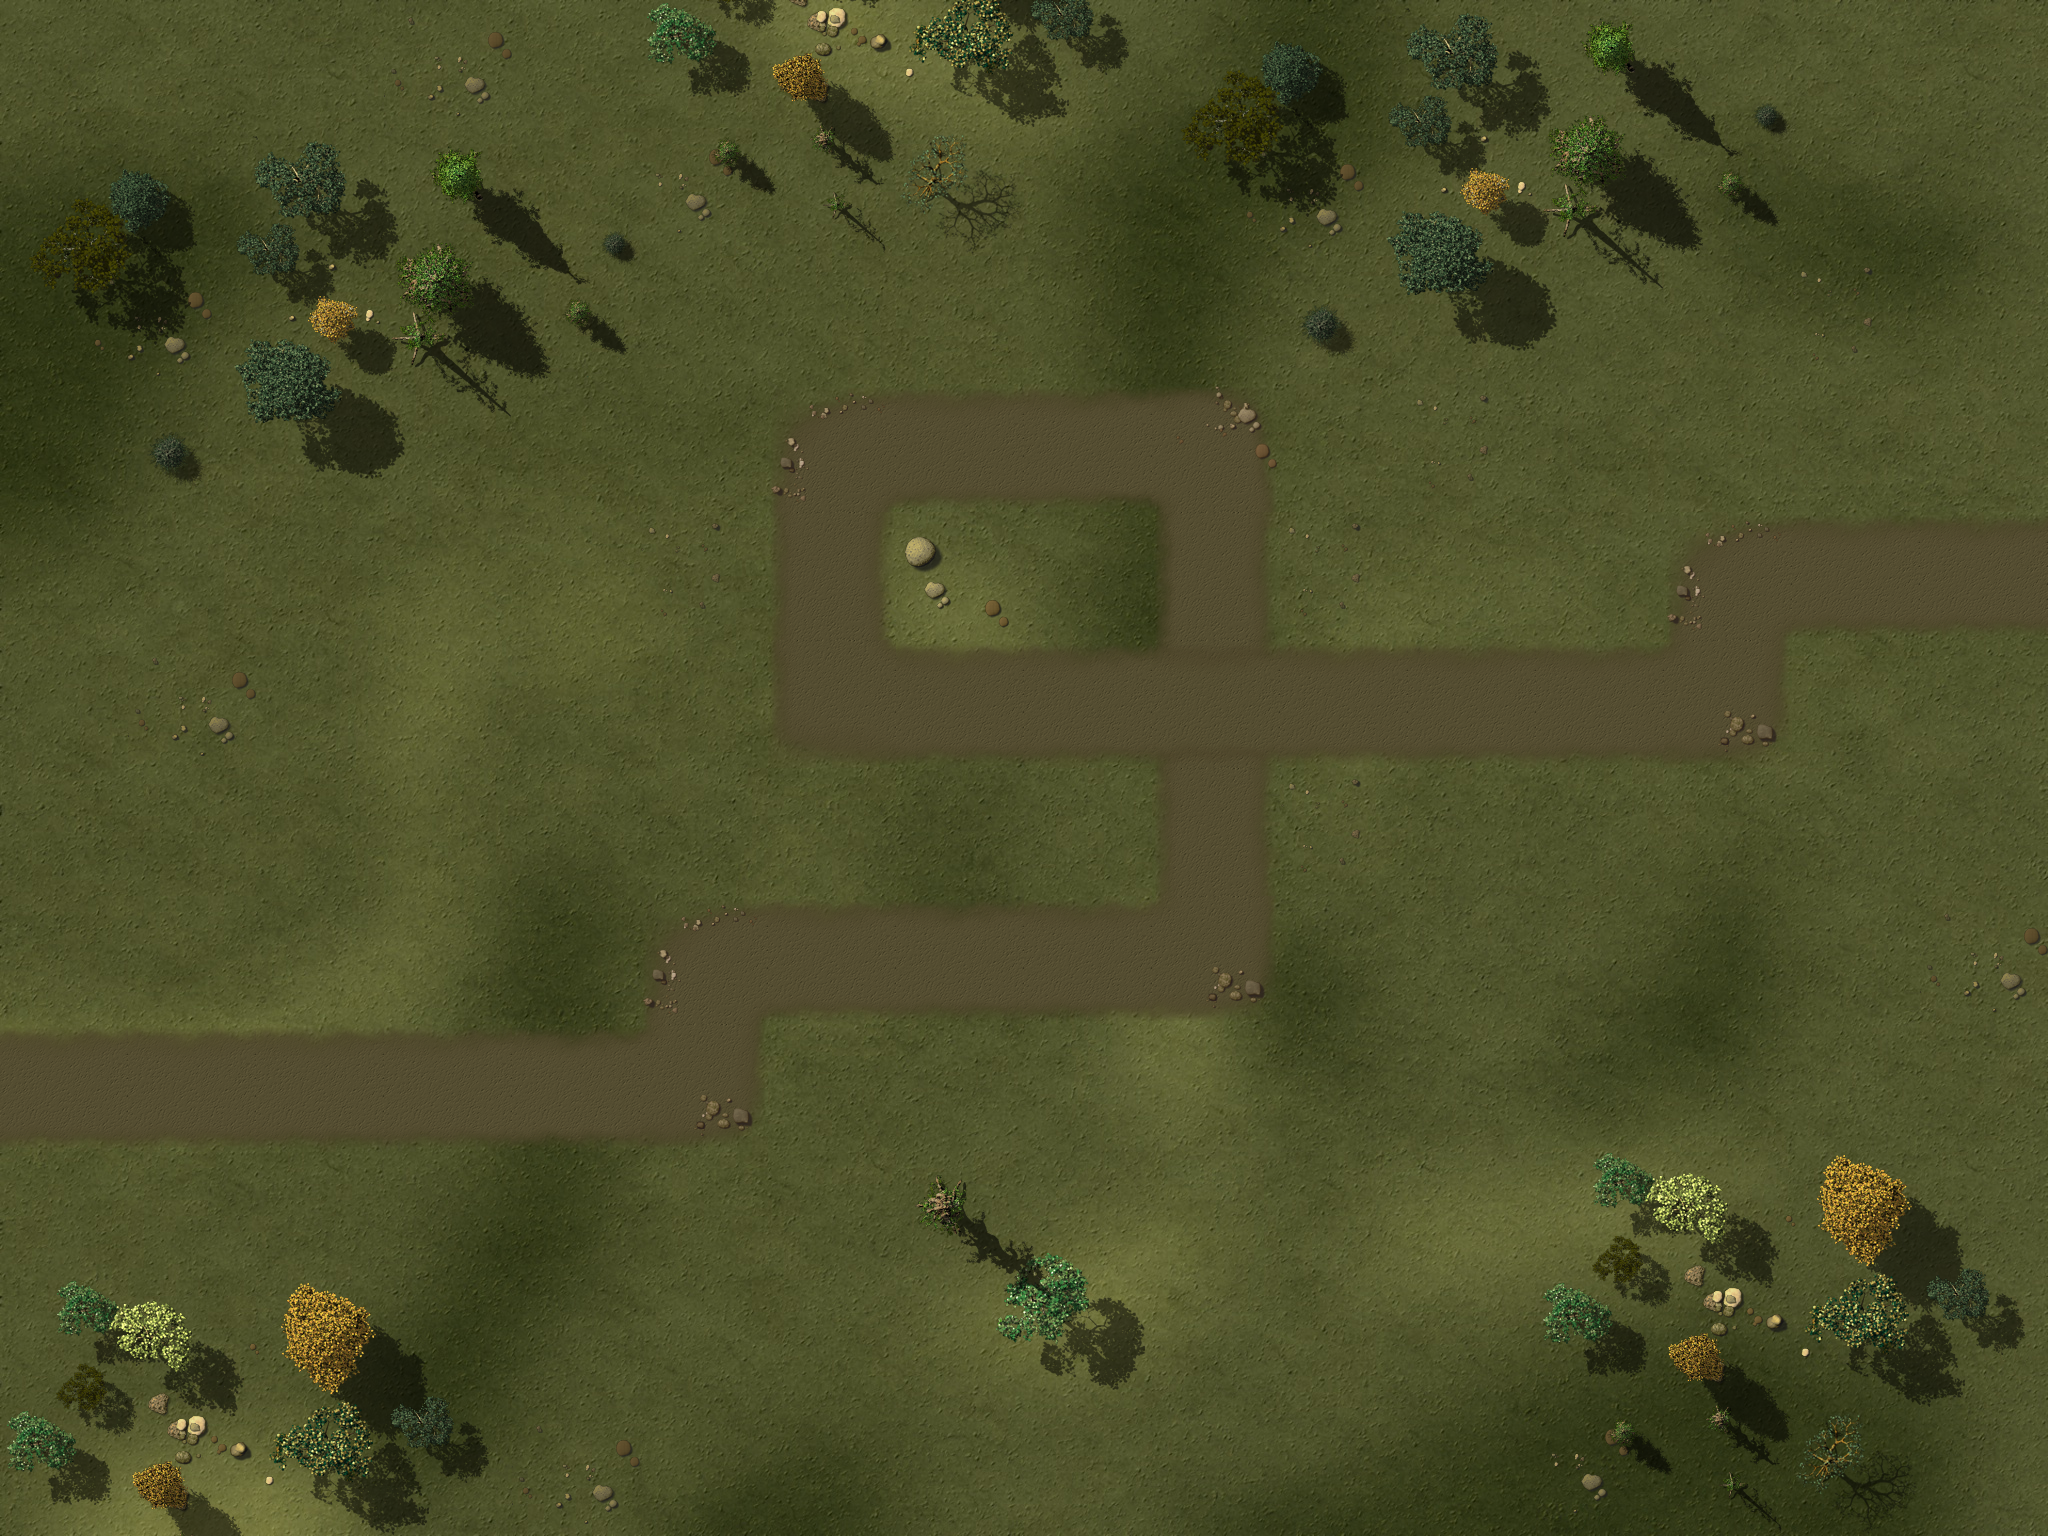

A level layout from a 2D game, rendered from its tile map. Below: a short description, then the map file with tile-grid data replaced by summaries:
An orthogonal 16x12 tile map with 128x128 px tiles, 4 tile layers (Ground, Objects1, Objects2, Path), 1 hidden layer not drawn, 3 tilesets and 11 objects.

<map version="1.0" orientation="orthogonal" width="16" height="12" tilewidth="128" tileheight="128">
 <properties>
<property name="wave01" value="1,1,1,3,1,4,1,1,1,1,4,1,1,1,4,1,1,1,2,1,1,10,10,3,10,3,3" />
<property name="wave02" value="2,2,10,10,10,10,10,10,10,10,10,10,2,10,10,2,2,3,10,10,10,2,2,10,10" />
<property name="wave03" value="4,4,2,10,10,10,1,4,4,4,1,1,1,3,1,10,10,10,4,4,2,10,10,10,2,1,1,1,6" />
<property name="wave04" value="1,1,1,1,10,3,4,4,4,10,10,2,4,2,4,1,1,1,10,10,10,10,1,1,1,2,2,4,4,2,10,10,10,10" />
<property name="wave05" value="6,5,5,5,7,4,7,4,3,5,5,5,5,5,4,7,5,5,3,7,7,7,4,4,5,7,5,7,5,5,5,5,5,5,11,11,11,11,11,11,11,3,3,3,4,4,3,3,4,4,4,4" />
<property name="wave06" value="10,10,10,10,10,10,10,10,5,5,5,7,7,4,4,4,10,10,10,10,4,10,7,8,5,5,10,10,10,10,4,4,7,10,5,5,5,1" />
<property name="wave07" value="10,10,10,5,10,5,5,4,10,10,4,10,10,10,5,5,5,4,5,4,5,7,5,5,5,11,11,11,9,9,9,3,7,7,8" />
<property name="wave08" value="10,10,10,10,10,10,10,10,10,10,10,10,10,10,10,10,10,10,10,10,10,10,10,10,10,10,10,10,10,10,10,10,10,10,10,10,10,5,1" />
<property name="wave09" value="10,10,10,6,5,5,4,4,4,3,3,3,6,5,5,5,11,11,11,10,10,7,10,5,5,4,7,4,5,10,10,10,10,10,10,4,7,5,5,1" />
<property name="wave10" value="1,5,10,10,10,10,10,10,7,6,5,5,5,11,11,11,9,9,9,8,10,100,5,5,4,7,4,5,5,5,5,5,4,7,10,10,10,10,6,5,5,5,101" />
<property name="wave11" value="10,10,8,10,10,10,10,10,3,10,10,10,8,10,10,10,10,10,4,4,4,4,5,5,6,5,10,10,10,6,10,10,10,10,10" />
<property name="wave12" value="2,10,10,7,7,11,11,11,5,5,5,5,5,3,3,4,4,4,5,4,4,8,8,9,9,9,9,6,7,7,7,8,10,3,10,10,10,10,4,4,4,4,7,5,5,5,5,5,5,5,5,10,10,10,7,3,4,4,3,6,1" />
<property name="wave13" value="2,3,4,5,5,5,5,5,7,4,5,5,5,5,5,7,7,5,5,5,5,5,5,5,5,7,4,5,7,3,5,5,5,5,5,8,4,4,4,3,3,7,7,7,8,11,11,11,11,6,7,3,5,5,6" />
<property name="wave14" value="8,3,3,6,7,7,7,5,4,5,4,4,5,5,5,4,5,5,5,5,5,6,5,11,11,11,11,6,11,11,6,5,5,5,5,5,5,5,5,5,5,5,8,11,11,11,9,9,9,5,5,3,3,3,4,4,4,4" />
<property name="wave15" value="5,5,5,5,5,4,4,5,4,5,4,4,5,5,5,5,4,4,4,3,5,5,5,5,5,4,5,4,7,8,5,5,5,6,11,11,11,8,9,9,9,9,5,5,5,3,3,4,4,4,5,5,4,4,3" />
<property name="wave16" value="10,5,5,5,7,7,7,8,10,10,10,5,10,5,10,5,6,10,10,10,5,5,5,5,10,10,10,10,5,5,5,10,9,9,5,5,5,6,6,3,3,11,11,11,11,11,7,7,8,5,5,5,5,3" />
<property name="wave17" value="1,5,5,5,10,8,11,5,5,5,4,4,8,4,4,6,8,9,9,7,7,7,11,11,5,10,10,5,6,10,10,10,5,5,5,5,5,8,4,4,4,3,3,3,4,4,4,4,4,8,5,5,5,5,10,10,10,10,1" />
<property name="wave18" value="6,5,5,5,5,3,3,5,5,5,5,6,5,5,5,11,11,11,11,3,11,11,3,11,11,3,11,11,4,11,11,6,6,10,10,10,10,10,10,10,6,10,10,10,8,5,5,5,5,5,5,5,5,5,5,5,5,2" />
<property name="wave19" value="7,7,3,7,7,5,5,8,5,3,5,5,5,7,5,5,7,7,7,5,7,5,5,5,5,4,11,11,6,11,11,8,9,5,9,4,4,4,5,5,4,4,3,3,11,11,8,11,8,9,9,9,6" />
<property name="wave20" value="8,7,7,6,7,7,7,4,4,4,5,4,5,5,3,5,5,3,5,5,5,10,10,102,10,10,10,10,10,6,10,10,5,5,5,6,10,10,10,10,8,9,9,9,5,5,5,101" />
<property name="wave21" value="2,7,10,10,10,10,10,10,6,11,11,6,11,11,6,11,11,8,10,10,10,10,7,10,10,7,7,10,10,10,7,7,10,10,7,5,5,7,3,3,3,3" />
<property name="wave22" value="4,4,7,10,10,10,5,5,5,5,5,10,10,10,4,4,7,10,10,10,7,5,5,5,8,5,5,5,5,8,6,3,3,4,4,4,3,4,3,3,8,5,3,8" />
<property name="wave23" value="1,5,5,5,10,10,10,7,4,7,4,5,5,5,10,10,10,4,9,9,9,9,5,5,5,5,10,5,5,5,7,7,4,4,7,10,10,10,10,6,5,5,4,4,7,7,3,3,5,6,7,7,7,9,8" />
<property name="wave24" value="8,8,6,5,5,5,5,5,11,11,11,11,9,9,9,7,7,7,11,11,11,11,8,11,11,6,11,11,5,5,5,5,3,5,3,3,3,4,3,8,6,6,7,7,5,5,5,5,4,4,4,5,5,5,9,9,9,9,9" />
<property name="wave25" value="9,9,9,9,10,10,10,10,10,10,10,10,9,9,9,10,10,10,10,10,11,11,11,5,5,4,4,3,3,4,3,6,8,5,5,8,10,10,10,10,10,5,3,6,3,3,6,5,5,6" />
<property name="wave26" value="1,7,5,7,5,7,6,5,5,5,5,5,11,11,11,11,4,4,4,4,6,3,3,7,7,9,9,8,3,3,8,5,5,3,5,5,5,6,5,5,7,7,5,5,5,7,7,2" />
<property name="wave27" value="10,10,10,10,10,10,10,3,10,10,10,10,10,10,10,10,4,4,4,4,5,5,5,10,10,10,10,10,10,10,10" />
<property name="wave28" value="2,10,10,10,3,10,10,10,10,4,4,4,4,7,5,5,5,5,5,5,5,5,10,10,10,7,6,5,5,5,11,11,11,4,4,4,4,4,3,5,6,5,5,8" />
<property name="wave29" value="2,3,4,5,5,5,5,5,7,4,5,5,5,5,5,7,7,5,5,5,8,5,5,5,8,5,5,5,3,3,3,3,4,4,11,11,11,9,9,9,9,5,5,5,5,5,7,4,5,7,3,5,5,5,5,1" />
<property name="wave30" value="103,10,10,10,10,10,7,10,10,7,10,10,10,10,7,10,10,10,10,10,10,102,5,5,5,10,10,11,11,11,11,5,5,6,7,7,9,8,102,9,9,9,9" />
<property name="wave31" value="8,5,5,5,11,11,8,11,11,11,7,7,5,5,9,9,9,6,10,10,10,10,10,10,10,10,10,10,10,10,8,8,4,4,4,3,3,3,4,4,8,8,8,10,10,10,10,10,10,10,5,5,6,5,5,4,4,4" />
<property name="wave32" value="3,5,5,5,3,5,5,3,7,7,9,9,8,5,5,6,4,4,4,3,3,3,5,8,10,10,10,10,5,10,5,10,5,10,10,10,5,5,5,5,10,10,10,10,5,5,5,10" />
<property name="wave33" value="10,10,10,10,10,10,10,10,10,10,10,10,10,10,10,10,10,10,10,10,10,10,10,10,10,10,10,10,10,10,10,10,10,10,10,10,10,10,10,10,10" />
<property name="wave34" value="10,9,9,9,8,4,5,5,4,8,6,5,5,3,3,6,10,10,10,5,10,5,10,5,10,10,10,5,5,5,5,10,5,5,8,8,3,6,6,10,10,10,5,5,5,10" />
<property name="wave35" value="6,11,11,11,10,10,10,10,10,6,7,11,6,11,11,6,10,10,10,10,9,9,7,5,7,5,7,3,8,5,5,8,11,11,11,6" />
<property name="wave36" value="3,3,7,7,5,5,5,6,8,5,5,6,5,5,5,6,5,5,5,5,5,5,7,3,3,5,5,5,5,6,8,4,4,6,3" />
<property name="wave37" value="8,10,10,10,10,10,11,3,3,3,8,5,5,5,6,3,6,7,7,9,9,5,6,8,11,11,11,3,7,7,5,5,5,10,10,10,10,3,6,5,3,6,5,3,6" />
<property name="wave38" value="8,8,6,7,5,5,5,5,5,5,5,5,9,9,8,5,5,5,5,5,9,9,5,3,7,8,4,5,5,4,4,8,3,6,7,7,9,9,8,11,11,3,3" />
<property name="wave39" value="10,10,10,10,5,10,5,10,5,10,10,10,8,5,5,8,3,3,3,4,4,8,6,3,3,3,5,8,5,5,5,5,10,10,10,10,5,5,5,10" />
<property name="wave40" value="102,11,11,11,3,10,10,10,6,10,10,10,8,10,10,10,10,4,4,3,6,5,11,11,11,9,9,9,8,3,6,11,11,3,3,3,3,3,3,8,5,5,4,4,7,7,5,5,5,103" />
 </properties>
 <tileset firstgid="1" name="ground" tilewidth="128" tileheight="128">
  <image source="tilesWorld1.png" width="2048" height="2048" />
 </tileset>
 <tileset firstgid="257" name="path" tilewidth="128" tileheight="128">
  <image source="path01.png" width="512" height="512" />
 </tileset>
 <tileset firstgid="273" name="ground" tilewidth="2048" tileheight="1536">
  <image source="ground5.jpg" width="2048" height="1536" />
 </tileset>
 <layer name="Ground" width="16" height="12">
  <data>[192 cells, 1 non-empty, 1 distinct tile ids]</data>
 </layer>
 <layer name="Objects1" width="16" height="12">
  <data>[192 cells, 10 non-empty, 4 distinct tile ids]</data>
 </layer>
 <layer name="Objects2" width="16" height="12">
  <data>[192 cells, 57 non-empty, 29 distinct tile ids]</data>
 </layer>
 <objectgroup name="Objects3" width="16" height="12" />
 <layer name="Path" width="16" height="12">
  <data>[192 cells, 30 non-empty, 7 distinct tile ids]</data>
 </layer>
 <objectgroup name="Locked" width="16" height="12" visible="0">
  <object x="2432" y="256" />
  <object x="0" y="0" width="2048" height="256" />
  <object x="0" y="1280" width="2048" height="256" />
  <object x="0" y="256" width="128" height="1024" />
  <object x="1920" y="256" width="128" height="1024" />
  <object x="1536" y="1152" width="384" height="128" />
  <object x="1280" y="256" width="256" height="128" />
  <object x="128" y="256" width="512" height="128" />
  <object x="128" y="384" width="256" height="128" />
  <object x="896" y="1152" width="128" height="128" />
 </objectgroup>
 <objectgroup name="Waypoints" width="16" height="12" visible="0">
  <object x="0" y="512">
   <polyline points="-138,575 697,575 701,454 1214,449 1212,-70 824,-72 826,192 1723,184 1723,58 2211,62" />
  </object>
 </objectgroup>
 <layer name="blendAdd" width="16" height="12" visible="0">
  <data>[192 cells, 0 non-empty, 0 distinct tile ids]</data>
 </layer>
</map>
